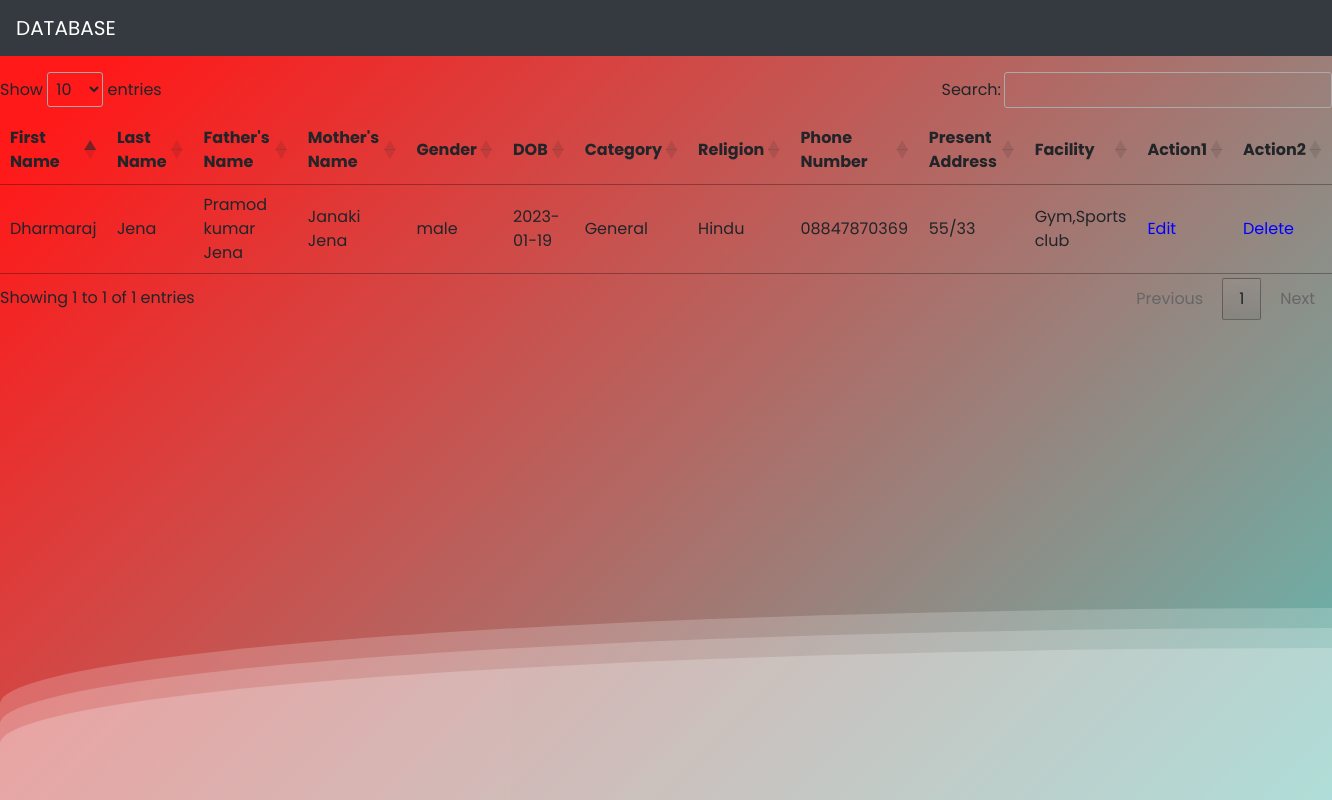
The app's page /Web_development_project/php/edit.php (signed in) with its own data.
### tables this page shows
CREATE TABLE `students_details` (
  `Student_id` int(11) NOT NULL,
  `First_Name` varchar(100) NOT NULL,
  `Last_Name` varchar(100) NOT NULL,
  `Father_Name` varchar(100) NOT NULL,
  `Mother_Name` varchar(100) NOT NULL,
  `Gender` varchar(100) NOT NULL,
  `Date_of_Birth` date NOT NULL,
  `category_id` varchar(100) NOT NULL,
  `Religion` varchar(100) NOT NULL,
  `E-Mail` varchar(100) NOT NULL,
  `Phone Number` varchar(100) NOT NULL,
  `Present Address` varchar(100) NOT NULL,
  `Permanent Address` varchar(100) NOT NULL,
  `student_photo` varchar(100) NOT NULL,
  `student_birthcertificate` varchar(100) NOT NULL
);

### Web_development_project/php/edit.php (the view, shortened to what this page needs)
<!doctype html>
<html lang="en">
<html>
<head>
  <link rel="stylesheet" href="https://maxcdn.bootstrapcdn.com/bootstrap/4.0.0/css/bootstrap.min.css">
          <link rel="stylesheet" href="wave.css"/>
    <link rel="stylesheet" href="https://cdn.datatables.net/1.12.1/css/jquery.dataTables.min.css" >
    </head>
    <body >
    <div>
        <div class="wave"></div>
        <div class="wave"></div>
        <div class="wave"></div>
      </div>
  <div style="inset:0 ; position:fixed;">
    <nav class="navbar navbar-expand-lg navbar-dark bg-dark">
      <a class="navbar-brand" style="color:white">DATABASE</a>
    </nav>
  </div>
  <br>
  <br>
  <br>
<?php
include 'conn.php';
$sql_student= 'select *,(select category_name from category_master where category_id=x.category_id) category_name from students_details x,(SELECT b.student_id, group_concat(facility_name) FROM `facility` a, student_facility b where a.facility_id=b.facility_id group by b.student_id) d
where d.student_id=x.student_id;';
$result = mysqli_query($conn,$sql_student);
?>
<?php
if (isset($_SESSION['user'])){
  ?>
<table id="table">
<thead>
  <tr>
<th>First Name</th>
<th>Last Name</th>
<th>Father's Name</th>
<th>Mother's Name</th>
<th>Gender</th>
<th>DOB</th>
<th>Category</th>
<th>Religion</th>
<th>Phone Number</th>
<th>Present Address</th>
<th>Facility</th>
<th>Action1</th>
<th>Action2</th>
</tr>
</thead>
<tbody>
<?php
while($fetched_data=mysqli_fetch_row($result))
{
    echo '<tr>';
    echo '<td>'.$fetched_data[1].'</td>';
    echo '<td>'.$fetched_data[2].'</td>';
    echo '<td>'.$fetched_data[3].'</td>';
    echo '<td>'.$fetched_data[4].'</td>';
    echo '<td>'.$fetched_data[5].'</td>';
    echo '<td>'.$fetched_data[6].'</td>';
    echo '<td>'.$fetched_data[17].'</td>';
    echo '<td>'.$fetched_data[8].'</td>';
    echo '<td>'.$fetched_data[10].'</td>';
    echo '<td>'.$fetched_data[11].'</td>';
    echo '<td>'.$fetched_data[16].'</td>';
    echo '<td ><a style=color:blue; href=../forms1_test.php?id='.$fetched_data[0].'>Edit</a></td>';
    echo '<td><a style=color:blue; href=delete.php?id='.$fetched_data[0].'>Delete</a></td>';
    echo '</tr>';
}
?>
</tbody>
</table>
</body>
<?php
} ?>

### Web_development_project/wave.css (style rules this page uses)
body { margin: auto; font-family: -apple-system, BlinkMacSystemFont, sans-serif; overflow: auto; background: linear-gradient( 315deg, rgba(101, 0, 94, 1) 3%, rgba(60, 132, 206, 1) 38%, rgba(48, 238, 226, 1) 68%, rgba(255, 25, 25, 1) 98% ); animation: gradient 15s ease infinite; background-size: 400% 400%; background-attachment: fixed; }
.wave { background: rgb(255 255 255 / 25%); border-radius: 1000% 1000% 0 0; position: fixed; width: 200%; height: 12em; animation: wave 10s -3s linear infinite; transform: translate3d(0, 0, 0); opacity: 0.8; bottom:0; left: 0; z-index: -1; }
.wave:nth-of-type(2) { bottom: -1.25em; animation: wave 18s linear reverse infinite; opacity: 0.8; }
.wave:nth-of-type(3) { bottom: -2.5em; animation: wave 20s -1s reverse infinite; opacity: 0.9; }

### Web_development_project/php/edit.php (style rules this page uses)
body { margin: auto; font-family: 'Poppins', BlinkMacSystemFont, sans-serif; overflow: auto; background: linear-gradient( 315deg, rgba(101, 0, 94, 1) 3%, rgba(60, 132, 206, 1) 38%, rgba(48, 238, 226, 1) 68%, rgba(255, 25, 25, 1) 98% ); animation: gradient 15s ease infinite; background-size: 400% 400%; background-attachment: fixed; }

### records on screen
students_details: First_Name "Dharmaraj", Last_Name "Jena", Father_Name "Pramod kumar Jena", Mother_Name "Janaki Jena", Gender "male", Date_of_Birth "2023-01-19", fetched_data "General", Religion "Hindu", Phone Number "08847870369", Present Address "55/33", fetched_data "Gym,Sports club"
